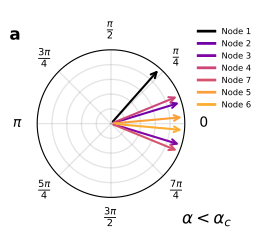

Recreate this plot in Python.
import numpy as np
import networkx as nx
import matplotlib.pyplot as plt
import os
from matplotlib.lines import Line2D
from matplotlib.colors import to_hex

def sheaf_laplacian(G, alpha):
    G = nx.convert_node_labels_to_integers(G)
    n = G.number_of_nodes()
    edges = list(G.edges())
    m = len(edges)
    
    B = np.zeros((m, n), dtype=complex)
    for e, (i, j) in enumerate(edges):
        # orientation: i -> j
        B[e, i] = 1
        B[e, j] = - np.exp(1j * alpha)
    
    L = B.conj().T @ B
    return L

# Color settings (change NODE_COLORMAP or set env var NODE_COLORMAP=plasma, viridis, etc.)
NODE_COLORMAP = os.getenv("NODE_COLORMAP", "plasma")
NODE_COLOR_SAMPLES = {
    2: 0.22,
    3: 0.26,
    4: 0.50,
    7: 0.54,
    5: 0.78,
    6: 0.82,
}


def build_node_colors(cmap_name):
    cmap = plt.get_cmap(cmap_name)
    node_colors = {1: "#000000"}
    for node, sample in NODE_COLOR_SAMPLES.items():
        node_colors[node] = to_hex(cmap(sample))
    return node_colors

# Graph and parameters
n_nodes = 7

G = nx.Graph()
G.add_nodes_from(range(n_nodes))
G.add_edges_from([(0, 1), (1, 2), (2, 0), (0, 3), (3, 4), (4, 5), (5, 6), (6, 0)])

alpha = np.pi/3 - 0.2
mode = 0

# Compute eigenvectors
L = sheaf_laplacian(G, alpha)
vals, vecs = np.linalg.eigh(L)
idx = np.argsort(vals)
vec = vecs[:, idx[mode]]

# Normalize phases
avg_angle = (np.angle(vec[3]) + np.angle(vec[6])) / 2
phase_fix = np.exp(-1j * avg_angle)
vec = vec * phase_fix
phases = vec / np.abs(vec)

# Convert phases to angles and radii
angles = np.angle(phases)
radii = np.ones_like(angles)

# Plot polar
fig, ax = plt.subplots(figsize=(2.8, 2.5), subplot_kw=dict(polar=True))

# Explicit node colors (keys are node labels 1..7)
node_colors = build_node_colors(NODE_COLORMAP)
colors = [node_colors[i + 1] for i in range(len(phases))]

ax.grid(True, color='gray', linestyle='-', linewidth=1, alpha=0.2)
ax.set_yticklabels([])

ticks = np.linspace(0, 2 * np.pi, 8, endpoint=False)

def format_pi_label(x):
    frac = x / np.pi
    if frac == 0:
        return "$0$"
    elif frac == 1:
        return r"$\pi$"
    elif frac == 2:
        return r"$2\pi$"
    elif frac.is_integer():
        return fr"${int(frac)}\pi$"
    else:
        # Format fraction like 1/2, 3/2, etc.
        from fractions import Fraction
        f = Fraction(frac).limit_denominator(8)
        if f.numerator == 1:
            return fr"$\frac{{\pi}}{{{f.denominator}}}$"
        else:
            return fr"$\frac{{{f.numerator}\pi}}{{{f.denominator}}}$"

tick_labels = [format_pi_label(t) for t in ticks]

ax.set_xticks(ticks)
ax.set_xticklabels(tick_labels)


# Plot eigenvector phases as arrows from origin
for i, angle in enumerate(angles):
    ax.annotate("",
                xy=(angle, 1),
                xytext=(0, 0),
                arrowprops=dict(arrowstyle='->', color=colors[i], lw=1.5),
                zorder=3)
    

# Create legend with thin lines, no patches
legend_order = [1, 2, 3, 4, 7, 5, 6]
legend_lines = [Line2D([0], [0], color=node_colors[node], lw=2) for node in legend_order]
ax.legend(legend_lines, [f"Node {node}" for node in legend_order],
          bbox_to_anchor=(1.5, 1.2), frameon=False, fontsize=6)

ax.text(-0.15, 1.1, "a", fontsize=12, ha='center', va='center',
         transform=ax.transAxes, color='black', fontweight='bold', 
         fontname='DejaVu Sans')
ax.text(1.15, -0.15, "$\\alpha < \\alpha_c$", fontsize=12, ha='center', va='center',
         transform=ax.transAxes, color='black', fontweight='normal', 
         fontname='DejaVu Sans')

plt.tight_layout()
plt.savefig("fig4a.pdf", dpi=300)
